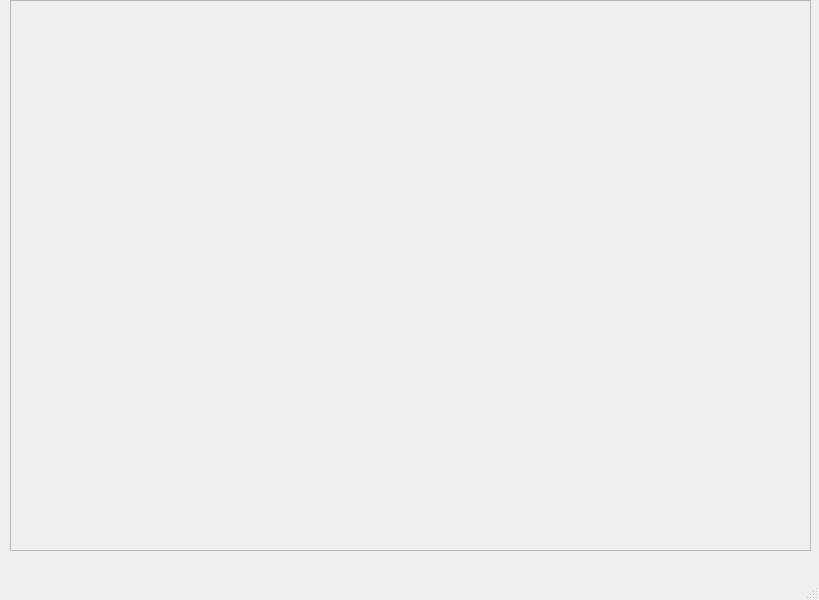
<?xml version="1.0" encoding="UTF-8"?>
<ui version="4.0">
 <class>MainWindow</class>
 <widget class="QMainWindow" name="MainWindow">
  <property name="geometry">
   <rect>
    <x>0</x>
    <y>0</y>
    <width>819</width>
    <height>600</height>
   </rect>
  </property>
  <property name="windowTitle">
   <string>MainWindow</string>
  </property>
  <widget class="QWidget" name="centralwidget">
   <widget class="QFrame" name="frame">
    <property name="geometry">
     <rect>
      <x>10</x>
      <y>0</y>
      <width>801</width>
      <height>551</height>
     </rect>
    </property>
    <property name="frameShape">
     <enum>QFrame::StyledPanel</enum>
    </property>
    <property name="frameShadow">
     <enum>QFrame::Raised</enum>
    </property>
   </widget>
  </widget>
  <widget class="QMenuBar" name="menubar">
   <property name="geometry">
    <rect>
     <x>0</x>
     <y>0</y>
     <width>819</width>
     <height>23</height>
    </rect>
   </property>
  </widget>
  <widget class="QStatusBar" name="statusbar"/>
 </widget>
 <resources/>
 <connections/>
</ui>
